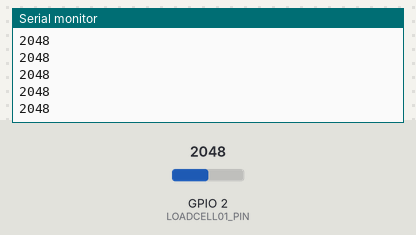
A sketch run on a simulated ESP32. Shown: the last lines printed to the serial monitor. Inputs (shaded band) come from the test bench; at power-on: GPIO 2 (LOADCELL01_PIN) = 2048. Nothing arrives over Bluetooth unless stated.

Above: at 1.2 s.
1.3 s: GPIO 2 (LOADCELL01_PIN) set to 2866
At 2.0 s:
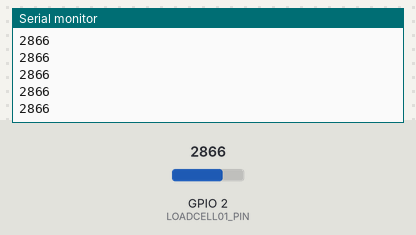
2.8 s: GPIO 2 (LOADCELL01_PIN) set to 3603
At 3.5 s:
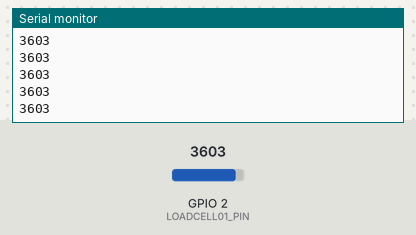
Timing chart, 0 to 3.9 s (numbered marks = the images above; inputs shaded):
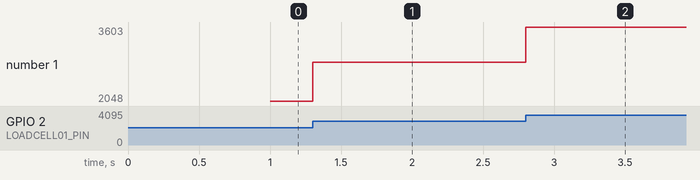

The sketch:

force_analog.ino
```cpp
#define BLUETOOTH_MODE 1

#define LOADCELL01_PIN 2
#define LOADCELL02_PIN 15

#if BLUETOOTH_MODE
#include "BluetoothSerial.h"

#if !defined(CONFIG_BT_ENABLED) || !defined(CONFIG_BLUEDROID_ENABLED)
#error Bluetooth is not enabled! Please run `make menuconfig` to and enable it
#endif

#if !defined(CONFIG_BT_SPP_ENABLED)
#error Serial Bluetooth not available or not enabled. It is only available for the ESP32 chip.
#endif

BluetoothSerial SerialBT;
#endif

/*
  TIMER SETUP
*/

int timer_counter = 0;
int timer_flag = 0;
int sample_rate = 1000;

#define CLOCK_TICK 1

hw_timer_t* timer = NULL;


void setTimer(int duration) {  // duration (ms)
  timer_counter = duration / CLOCK_TICK;
  timer_flag = 0;
}

void timerRun() {
  if (timer_counter > 0) {
    timer_counter--;
    if (timer_counter <= 0) timer_flag = 1;
  }
}

void IRAM_ATTR onTimer() {
  timerRun();
}

void setup() {
  Serial.begin(115200);

  //  Create timer 1
  timer = timerBegin(1, 80, true);              //Begin timer with 1 MHz frequency (80MHz/80)
  timerAttachInterrupt(timer, &onTimer, true);  //Attach the interrupt to Timer1
  unsigned int timerFactor = 1000000 / sample_rate;           //Calculate the time interval between two readings, or more accurately, the number of cycles between two readings
  timerAlarmWrite(timer, timerFactor, true);    //Initialize the timer
  timerAlarmEnable(timer);

  setTimer(1000);


#if BLUETOOTH_MODE
  SerialBT.begin("LoadCell");  //Bluetooth device name
#endif

  pinMode(LOADCELL01_PIN, INPUT);
  pinMode(LOADCELL02_PIN, INPUT);
}

void loop() {
  int loadcell = analogRead(LOADCELL01_PIN);
  if (timer_flag == 1) {
    setTimer(1);
    Serial.printf("%d\n", loadcell);
#if BLUETOOTH_MODE
    SerialBT.printf("%d\n", loadcell);
#endif
  }
}
```

Measured:
- after the input at 1.3 s, the serial monitor: prints a new line at once (image 1)
- after the input at 2.8 s, the serial monitor: prints a new line at once (image 2)
- plotted number 1: 2048 → 2866 after the input at 1.3 s, 2866 → 3603 after the input at 2.8 s
